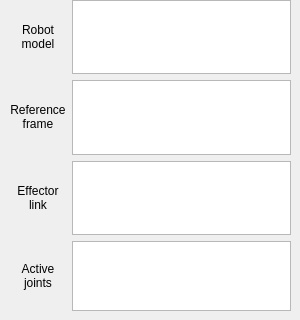
       <widget class="QWidget" name="robotInfo_3">
        <attribute name="title">
         <string>Robot information</string>
        </attribute>
        <widget class="QWidget" name="gridLayoutWidget_13">
         <property name="geometry">
          <rect>
           <x>10</x>
           <y>0</y>
           <width>281</width>
           <height>311</height>
          </rect>
         </property>
         <layout class="QGridLayout" name="gridLayout_13">
          <item row="1" column="1">
           <widget class="QTextBrowser" name="basicInfo_ReferenceFrame_TextBrowser_3"/>
          </item>
          <item row="0" column="0">
           <widget class="QLabel" name="label_133">
            <property name="text">
             <string>&lt;html&gt;&lt;head/&gt;&lt;body&gt;&lt;p align=&quot;center&quot;&gt;Robot&lt;br/&gt;model&lt;/p&gt;&lt;/body&gt;&lt;/html&gt;</string>
            </property>
           </widget>
          </item>
          <item row="3" column="0">
           <widget class="QLabel" name="label_134">
            <property name="text">
             <string>&lt;html&gt;&lt;head/&gt;&lt;body&gt;&lt;p align=&quot;center&quot;&gt;Active&lt;br/&gt;joints&lt;/p&gt;&lt;/body&gt;&lt;/html&gt;</string>
            </property>
           </widget>
          </item>
          <item row="1" column="0">
           <widget class="QLabel" name="label_135">
            <property name="text">
             <string>&lt;html&gt;&lt;head/&gt;&lt;body&gt;&lt;p align=&quot;center&quot;&gt;Reference&lt;br/&gt;frame&lt;/p&gt;&lt;/body&gt;&lt;/html&gt;</string>
            </property>
           </widget>
          </item>
          <item row="2" column="1">
           <widget class="QTextBrowser" name="basicInfo_EffectorLink_TextBrowser_3"/>
          </item>
          <item row="0" column="1">
           <widget class="QTextBrowser" name="basicInfo_RobotModel_TextBrowser_3"/>
          </item>
          <item row="3" column="1">
           <widget class="QTextBrowser" name="basicInfo_ActiveJoints_TextBrowser_3">
            <property name="maximumSize">
             <size>
              <width>16777215</width>
              <height>80</height>
             </size>
            </property>
           </widget>
          </item>
          <item row="2" column="0">
           <widget class="QLabel" name="label_136">
            <property name="text">
             <string>&lt;html&gt;&lt;head/&gt;&lt;body&gt;&lt;p align=&quot;center&quot;&gt;Effector &lt;br/&gt;link&lt;/p&gt;&lt;/body&gt;&lt;/html&gt;</string>
            </property>
           </widget>
          </item>
         </layout>
        </widget>
       </widget>
